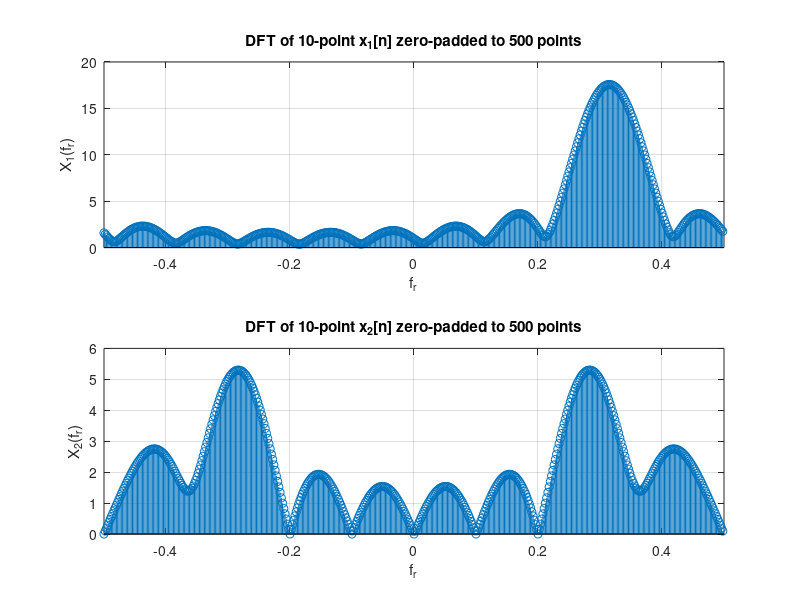

MATLAB code to generate this figure:
% A. Discrete Fourier Transform and zero padding

% A.2

n = 0:9; % 10 samples

% Signal x[1] and x[2]
x1 = (exp(j*2*pi*n*(30/100))) + (exp(j*2*pi*n*(33/100)));
x2 = (cos(2*pi*n*(30/100))) + (0.5*cos(2*pi*n*(40/100)));

% Zero-pad the signals x1[n] and x2[n] with 490 zeros
x1 = [x1,zeros(1,490)];
x2 = [x2,zeros(1,490)];

% Compute Discrete Fourier Transform for both signals
X1 = fft(x1); 
X2 = fft(x2);

N = length(x1); % length(x1) = length(x2) = 500
fr = (0:N-1)/N;

figure;
subplot(2,1,1);
stem(fr-0.5,abs(fftshift(X1)));
grid;
title('DFT of 10-point x_1[n] zero-padded to 500 points');
xlabel('f_r');
ylabel('X_1(f_r)');
axis([-0.5 0.5 0 20]);

subplot(2,1,2);
stem(fr-0.5,abs(fftshift(X2)));
grid;
title('DFT of 10-point x_2[n] zero-padded to 500 points');
xlabel('f_r');
ylabel('X_2(f_r)');
axis([-0.5 0.5 0 6]);

% Zero-padding increases the pickets in the DTF to the length of 500 
% which does improve the spectrum of two signals. However, it does not 
% change what lies behind the spectrum as the information about x1[n]
% to resolve the closely spaced frequency components at f = 0.30 and
% f = 0.33 is still insufficient. 